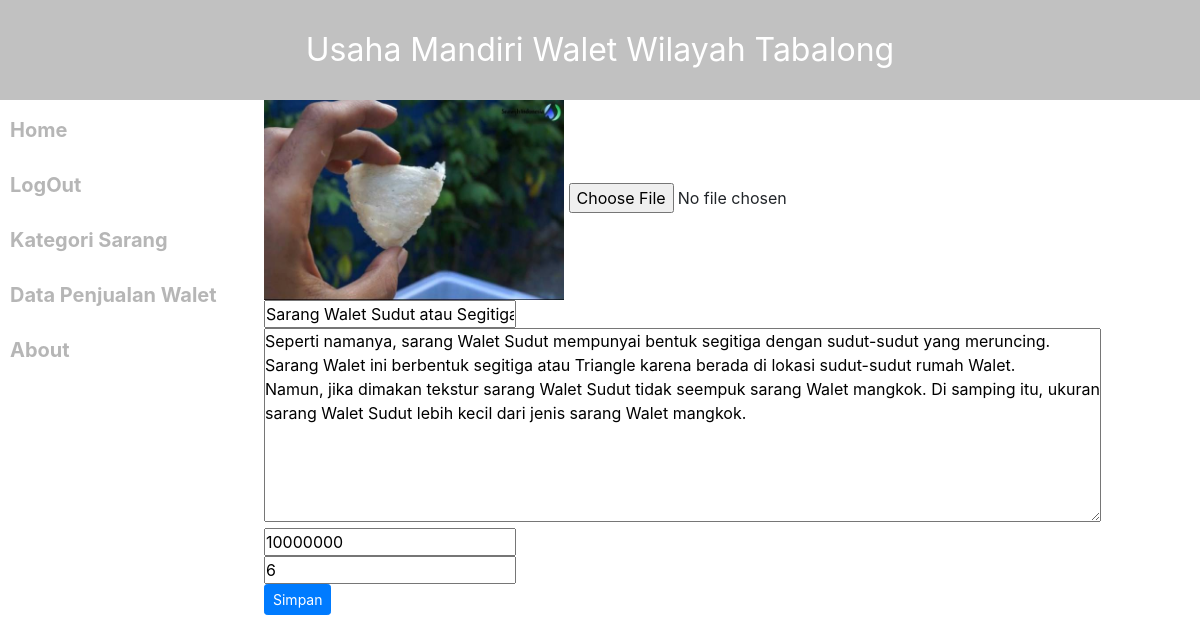
/?view=edit-kategori&id=11 (signed in), run on the app's committed database.
### tables this page shows
CREATE TABLE `sarang` (
  `id` int(255) NOT NULL,
  `img` varchar(150) NOT NULL,
  `nama_sarang` varchar(100) NOT NULL,
  `keterangan` text NOT NULL,
  `harga` int(100) NOT NULL,
  `stok` int(10) NOT NULL
);

### config/config.php (called while the page is built, shortened)
<?php
function base_url($url = null ) {
	$base_url = "http://localhost/penjualan_walet/";
	if ($url != null ) {
		return $base_url."/".$url;
	} else  {
			return $base_url;
	}
}

### models/sarang.php (called while the page is built, shortened)
<?php
class Sarang {
  private $mysqli;
  function __construct($mysqli){
    $this->mysqli = $mysqli;
  }
  public function tampil($id = NULL){
    $db = $this->mysqli->conn;
    $sql = "SELECT * FROM sarang";
      if ($id != null) {
        $sql .= " WHERE id = '$id' ";
      }
    $query = $db->query($sql);
    return $query;
  }
}

### view/edit_kategori.php (the view, shortened to what this page needs)
<?php
$id = $_GET['id'];
$data = $objSarang->tampil($id);
$a = $data->fetch_object();
?>
<form class="" action="" method="POST" enctype="multipart/form-data">
  <img width="300" height="200" src="<?php echo base_url(); ?>assets/images/<?php echo $a->img; ?>" alt="">
  <input type="file" name="img"> <br>
  <input type="text" name="nama_sarang" value="<?php echo $a->nama_sarang; ?>"> <br>
  <textarea name="keterangan" rows="8" cols="80"><?php echo $a->keterangan; ?></textarea> <br>
  <input type="number" name="harga" value="<?php echo $a->harga; ?>"> <br>
  <input type="number" name="stok" value="<?php echo $a->stok; ?>"> <br>
  <input type="submit" class="btn btn-sm btn-primary" name="edit" value="Simpan">
</form>

### style.css (style rules this page uses)
* { margin: 0px; padding: 0px; }

### data on the page
sarang: img (picture), nama_sarang "Sarang Walet Sudut atau Segitiga", keterangan "Seperti namanya, sarang Walet Sudut mempunyai bentuk segitiga dengan sudut-sudut yang meruncing. Sarang Walet ini berbentuk segitiga atau Triangle karena berada di lokasi sudut-sudut rumah Walet. Namun, jika dimakan tekstur sarang Walet Sudut tidak seempuk sarang Walet mangkok. Di samping itu, ukuran sarang Walet Sudut lebih kecil dari jenis sarang Walet mangkok.", harga "10000000", stok "6"
